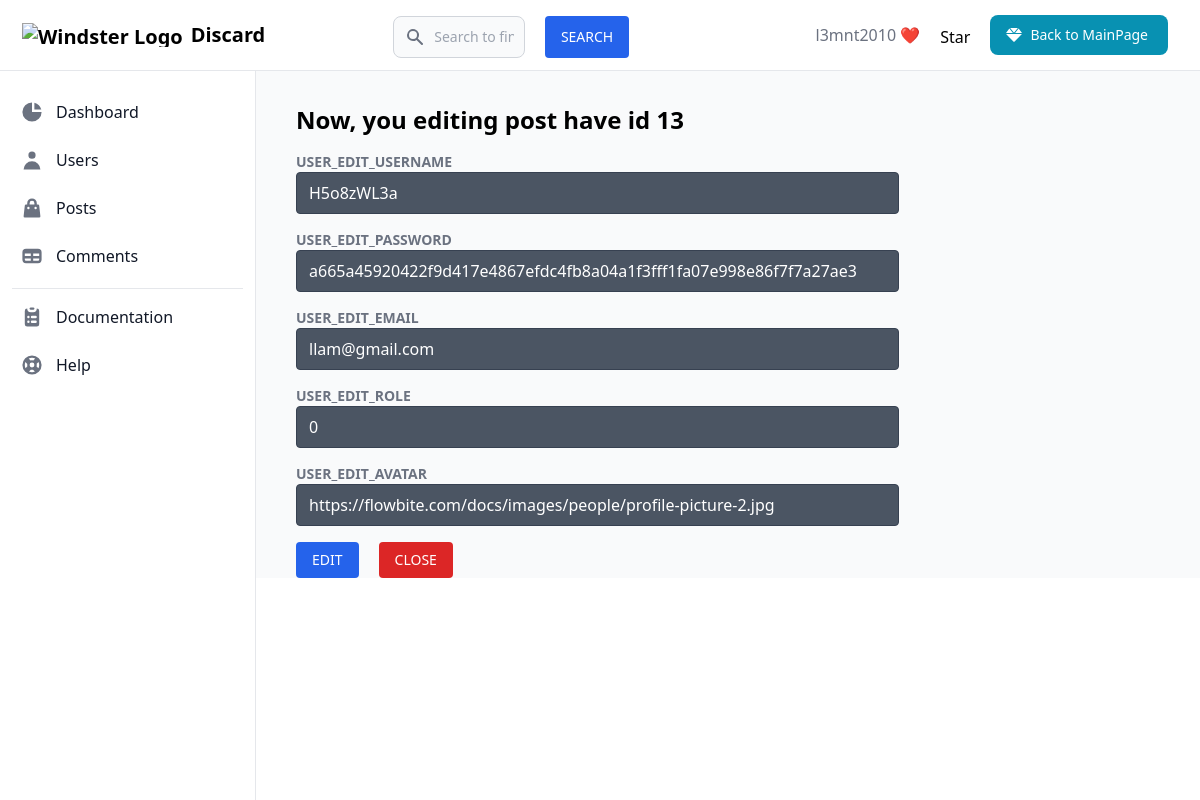
Screenshot of /app/admin/edit_user.php?edit_user_id_ad=13 (signed in) with the database file from the repository.
### tables this page shows
CREATE TABLE `users` (
  `id` int NOT NULL,
  `role` tinyint NOT NULL,
  `username` varchar(255) NOT NULL,
  `email` varchar(255) NOT NULL,
  `password` varchar(255) NOT NULL,
  `avatar` varchar(1000) NOT NULL DEFAULT 'https://flowbite.com/docs/images/people/profile-picture-2.jpg',
  `create_at` timestamp NOT NULL DEFAULT CURRENT_TIMESTAMP
);

### app/config/db.php (called while the page is built, shortened)
<?php
require("connectdb.php");
function getUserById($id)
{
  global $conn;
  $stmt = $conn->prepare("SELECT * FROM users WHERE id = ?");
  $stmt->bind_param("i", $id);
  $stmt->execute();
  $result = $stmt->get_result();
  $user = $result->fetch_assoc();
  return $user;
}

### app/admin/edit_user.php (the view, shortened to what this page needs)
<?php
include_once "../../app/config/db.php";
?>
<?php
if (isset($_GET['edit_user_id_ad'])) {
  $user = getUserById(intval($_GET['edit_user_id_ad']));
}
?>
<!DOCTYPE html>
<html lang="en">
<head>
  <script src="https://cdn.tailwindcss.com"></script>
</head>
<body>
  <div>
    <?php include_once "../../app/includes/admin_layout/navbar.php"; ?>
    <div class="flex overflow-hidden bg-white pt-16">
      <?php include_once "../../app/includes/admin_layout/sidebar.php"; ?>
      <div id="main-content" class="h-full w-full bg-gray-50 relative overflow-y-auto lg:ml-64">
        <main class="ml-10 mt-10">
          <form method="POST" action="edit_user.php?edit_user_id_ad=<?php echo $_GET['edit_user_id_ad']; ?>" class="">
            <div class="">
              <div class="text-2xl  font-semibold mb-2">
                Now, you editing post have id <?php echo $_GET['edit_user_id_ad']  ?>
              </div>
            </div>
            <div class="mt-4 w-4/6 space-y-4">
              <div class="text-left">
                <label for="user_edit_username" class="block text-gray-500 text-sm font-semibold uppercase">user_edit_username<span class="text-red-500"></span></label>
                <input type="text" value="<?php echo $user['username']; ?>" required="true" name="user_edit_username" id="user_edit_username" class="block w-full py-2 px-3 border text-white border-gray-700 bg-gray-600 rounded focus:border-blue-500 focus:outline-none transition duration-200" />
              </div>
              <div class="mt-4 text-left">
                <label for="user_edit_password" class="block text-gray-500 text-sm font-semibold uppercase">user_edit_password<span class="text-red-500"></span></label>
                <input type="text" value="<?php echo $user['password']; ?>" required="true" name="user_edit_password" id="user_edit_password" class="block w-full py-2 px-3 border text-white border-gray-700 bg-gray-600 rounded focus:border-blue-500 focus:outline-none transition duration-200" />
              </div>
              <div class="mt-4 space-y-4">
                <div class="text-left">
                  <label for="user_edit_email" class="block text-gray-500 text-sm font-semibold uppercase">user_edit_email<span class="text-red-500"></span></label>
                  <input type="email" value="<?php echo $user['email']; ?>" required="true" name="user_edit_email" id="user_edit_email" class="block w-full py-2 px-3 border text-white border-gray-700 bg-gray-600 rounded focus:border-blue-500 focus:outline-none transition duration-200" />
                </div>
                <div class="mt-4  space-y-4">
                  <div class="text-left">
                    <label for="user_edit_role" class="block text-gray-500 text-sm font-semibold uppercase">user_edit_role<span class="text-red-500"></span></label>
                    <input value="<?php echo $user['role']; ?>" type="number" required="true" name="user_edit_role" id="user_edit_role" class="block w-full py-2 px-3 border text-white border-gray-700 bg-gray-600 rounded focus:border-blue-500 focus:outline-none transition duration-200" />
                  </div>
                  <div class="mt-4 space-y-4">
                    <div class="text-left">
                      <label for="user_edit_avatar" class="block text-gray-500 text-sm font-semibold uppercase">user_edit_avatar<span class="text-red-500"></span></label>
                      <input type="text" value="<?php echo $user['avatar']; ?>" required="true" name="user_edit_avatar" id="user_edit_avatar" class="block w-full py-2 px-3 border text-white border-gray-700 bg-gray-600 rounded focus:border-blue-500 focus:outline-none transition duration-200" />
                    </div>
                  </div>
                  <div class="mt-4 flex">
                    <input type="submit" name="edit_user_ad_btn" class="btn bg-blue-600 hover:bg-blue-700 text-white text-sm font-medium uppercase py-2 px-4 rounded transition duration-200 mr-5" value="Edit" />
                    <a class="btn bg-red-600 hover:bg-red-700 text-white text-sm font-medium uppercase py-2 px-4 rounded transition duration-200" href="manage_user.php">Close</a>
                  </div>
          </form>
        </main>
      </div>
    </div>
</body>
</html>

### rows the page displays
users: user_edit_username "H5o8zWL3a", user_edit_password "a665a45920422f9d417e4867efdc4fb8a04a1f3fff1fa07e998e86f7f7a27ae3", user_edit_email "llam@gmail.com", user_edit_role "0", user_edit_avatar "https://flowbite.com/docs/images/people/profile-picture-2.jpg"

### other values shown
$_GET['edit_user_id_ad'] "13"
